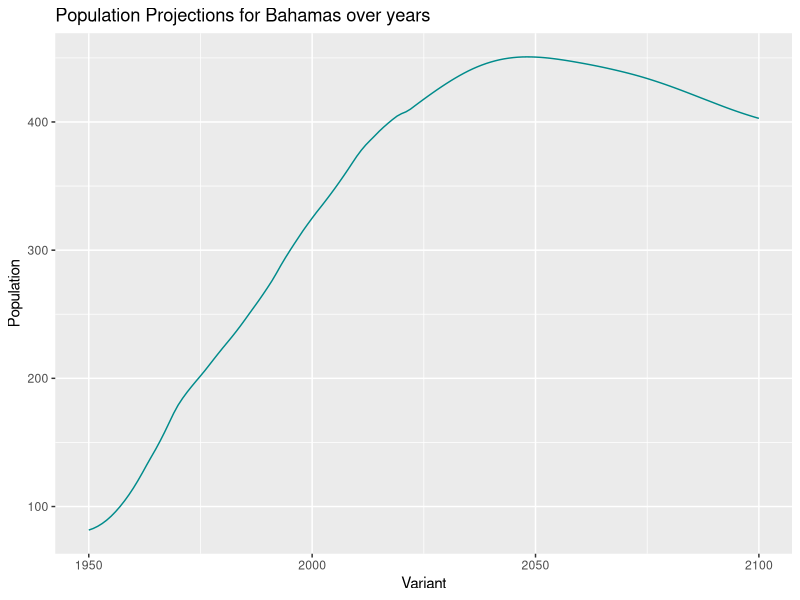

R code for this plot:
library(dplyr)
library(ggplot2)

# Load Dataset
pop <- read.csv("data/total_population_thousands.csv")
pop <- subset(pop, Variant == "Medium")
# test plot here:
plot_pop <- ggplot(pop, aes(x = Year.s., y = Value)) +
  geom_line(color = "cyan4") +
  labs(title = "Population Projections for Bahamas over years",
       x = "Variant", y = "Population")
